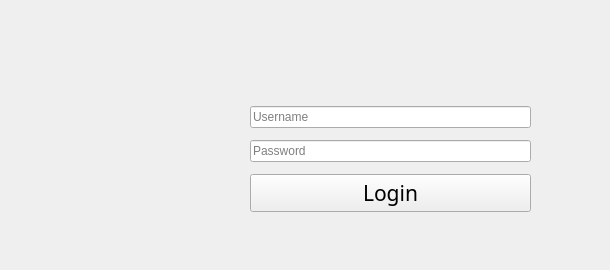
      <widget class="QWidget" name="Login">
       <widget class="QWidget" name="verticalLayoutWidget">
        <property name="geometry">
         <rect>
          <x>250</x>
          <y>100</y>
          <width>281</width>
          <height>121</height>
         </rect>
        </property>
        <layout class="QVBoxLayout" name="verticalLayout">
         <item>
          <widget class="QLineEdit" name="Username_lineEdit">
           <property name="placeholderText">
            <string>Username</string>
           </property>
          </widget>
         </item>
         <item>
          <widget class="QLineEdit" name="Password_LineEdit">
           <property name="inputMethodHints">
            <set>Qt::ImhHiddenText|Qt::ImhNoAutoUppercase|Qt::ImhNoPredictiveText|Qt::ImhSensitiveData</set>
           </property>
           <property name="text">
            <string/>
           </property>
           <property name="echoMode">
            <enum>QLineEdit::Password</enum>
           </property>
           <property name="placeholderText">
            <string>Password</string>
           </property>
          </widget>
         </item>
         <item>
          <widget class="QPushButton" name="loginButton">
           <property name="font">
            <font>
             <family>Heiti SC</family>
             <pointsize>16</pointsize>
            </font>
           </property>
           <property name="text">
            <string>Login</string>
           </property>
          </widget>
         </item>
        </layout>
       </widget>
       <widget class="QLabel" name="label_status">
        <property name="geometry">
         <rect>
          <x>150</x>
          <y>230</y>
          <width>451</width>
          <height>31</height>
         </rect>
        </property>
        <property name="font">
         <font>
          <family>Heiti SC</family>
          <pointsize>14</pointsize>
         </font>
        </property>
        <property name="text">
         <string/>
        </property>
       </widget>
      </widget>
